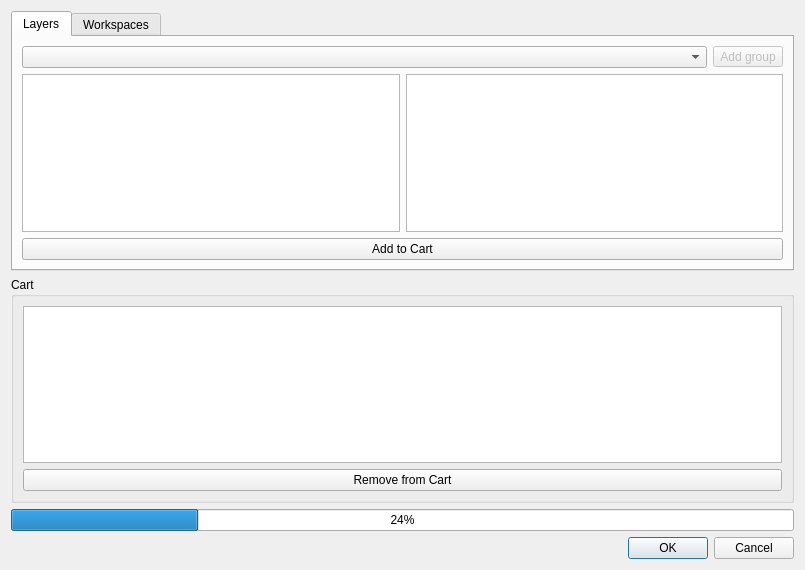
<?xml version="1.0" encoding="UTF-8"?>
<ui version="4.0">
 <class>Dialog</class>
 <widget class="QDialog" name="Dialog">
  <property name="geometry">
   <rect>
    <x>0</x>
    <y>0</y>
    <width>805</width>
    <height>570</height>
   </rect>
  </property>
  <property name="maximumSize">
   <size>
    <width>805</width>
    <height>570</height>
   </size>
  </property>
  <property name="windowTitle">
   <string>Dialog</string>
  </property>
  <layout class="QVBoxLayout" name="verticalLayout">
   <item>
    <layout class="QHBoxLayout" name="horizontalLayout">
     <item>
      <widget class="QTabWidget" name="tabWidget">
       <property name="currentIndex">
        <number>0</number>
       </property>
       <widget class="QWidget" name="tab">
        <attribute name="title">
         <string>Layers</string>
        </attribute>
        <layout class="QVBoxLayout" name="verticalLayout_3">
         <item>
          <layout class="QHBoxLayout" name="horizontalLayout_5">
           <item>
            <widget class="QComboBox" name="layergroupComboBox"/>
           </item>
           <item>
            <widget class="QToolButton" name="addGroupButton">
             <property name="enabled">
              <bool>false</bool>
             </property>
             <property name="text">
              <string>Add group</string>
             </property>
            </widget>
           </item>
          </layout>
         </item>
         <item>
          <layout class="QHBoxLayout" name="horizontalLayout_2">
           <item>
            <widget class="QListWidget" name="layerList">
             <property name="enabled">
              <bool>true</bool>
             </property>
             <property name="selectionMode">
              <enum>QAbstractItemView::ExtendedSelection</enum>
             </property>
            </widget>
           </item>
           <item>
            <widget class="QListWidget" name="styleList">
             <property name="selectionMode">
              <enum>QAbstractItemView::SingleSelection</enum>
             </property>
            </widget>
           </item>
          </layout>
         </item>
         <item>
          <widget class="QPushButton" name="addLayerButton">
           <property name="text">
            <string>Add to Cart</string>
           </property>
          </widget>
         </item>
        </layout>
       </widget>
       <widget class="QWidget" name="tab_2">
        <attribute name="title">
         <string>Workspaces</string>
        </attribute>
        <layout class="QVBoxLayout" name="verticalLayout_2">
         <item>
          <widget class="QComboBox" name="workspaceComboBox"/>
         </item>
         <item>
          <layout class="QHBoxLayout" name="horizontalLayout_3">
           <item>
            <widget class="QListWidget" name="storeList">
             <property name="selectionMode">
              <enum>QAbstractItemView::ExtendedSelection</enum>
             </property>
            </widget>
           </item>
           <item>
            <widget class="QListWidget" name="resourceList">
             <property name="selectionMode">
              <enum>QAbstractItemView::ExtendedSelection</enum>
             </property>
            </widget>
           </item>
          </layout>
         </item>
         <item>
          <widget class="QPushButton" name="addResourceButton">
           <property name="text">
            <string>Add to Cart</string>
           </property>
          </widget>
         </item>
        </layout>
       </widget>
      </widget>
     </item>
     <item>
      <layout class="QVBoxLayout" name="verticalLayout_4"/>
     </item>
    </layout>
   </item>
   <item>
    <widget class="QGroupBox" name="groupBox">
     <property name="title">
      <string>Cart </string>
     </property>
     <layout class="QVBoxLayout" name="verticalLayout_5">
      <item>
       <widget class="QListWidget" name="cartList">
        <property name="selectionMode">
         <enum>QAbstractItemView::ExtendedSelection</enum>
        </property>
       </widget>
      </item>
      <item>
       <widget class="QPushButton" name="removeFromCartButton">
        <property name="text">
         <string>Remove from Cart</string>
        </property>
       </widget>
      </item>
     </layout>
    </widget>
   </item>
   <item>
    <widget class="QProgressBar" name="progressBar">
     <property name="value">
      <number>24</number>
     </property>
    </widget>
   </item>
   <item>
    <widget class="QDialogButtonBox" name="buttonBox">
     <property name="standardButtons">
      <set>QDialogButtonBox::Cancel|QDialogButtonBox::Ok</set>
     </property>
    </widget>
   </item>
  </layout>
 </widget>
 <tabstops>
  <tabstop>layergroupComboBox</tabstop>
  <tabstop>tabWidget</tabstop>
  <tabstop>layerList</tabstop>
  <tabstop>styleList</tabstop>
  <tabstop>workspaceComboBox</tabstop>
  <tabstop>storeList</tabstop>
  <tabstop>resourceList</tabstop>
  <tabstop>buttonBox</tabstop>
 </tabstops>
 <resources/>
 <connections/>
</ui>
